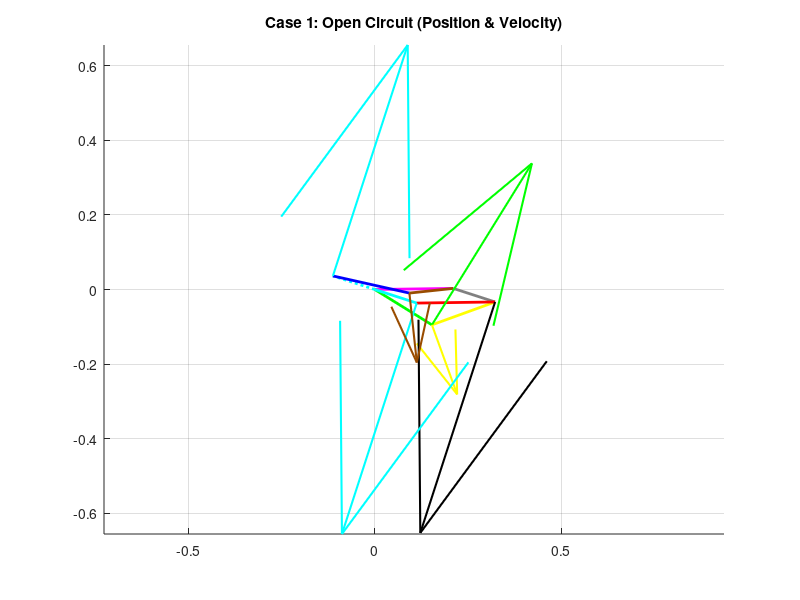
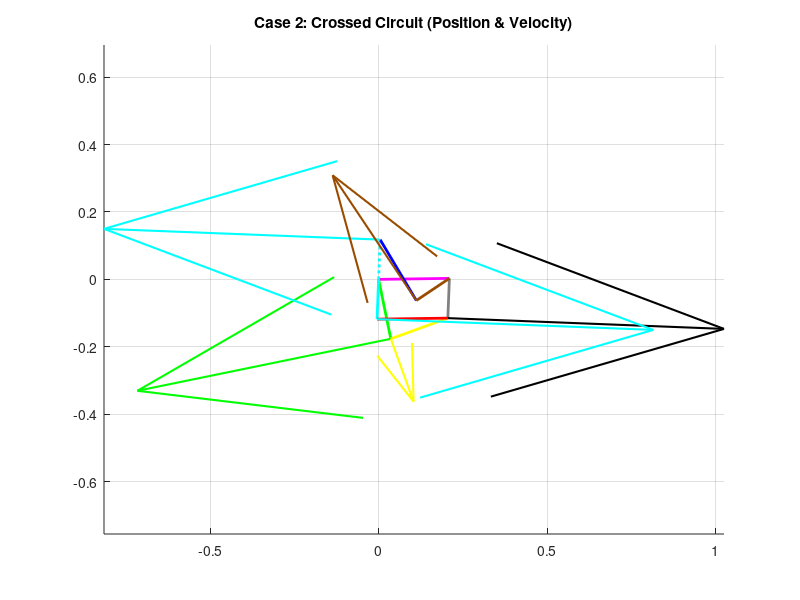

These charts were generated, in order, by the following MATLAB code:
clear all
close all
clc

% ==========================================
% SECTION 1: PARAMETERS & INPUT
% ==========================================
L1 = 0.210; % Ground (Pink)
L2_Loop1 = 0.180; % Green
L3_Loop1 = 0.180; % Yellow
L4_Shared = 0.118; % Grey

L2_Loop2 = 0.118; % Cyan
L3_Loop2 = 0.210; % Red

L2_Loop3 = 0.118; % Cyan (Extended)
L3_Loop3 = 0.210; % Blue
L4_Loop3 = 0.118; % Brown

d = L1;
offset_deg = 0.81;
offset = deg2rad(offset_deg);

q3d_global = 19.94; 
q3 = deg2rad(q3d_global) - offset;

w_Yellow = -2.2; % Input Angular Velocity

% ==========================================
% SECTION 2: POSITION ANALYSIS
% ==========================================

% --- LOOP 1: Green-Yellow-Grey (O2-O4) ---
a = L2_Loop1; b = L3_Loop1; c = L4_Shared;
K1=d/b; K2=d/c; K3=(b^2-a^2+c^2+d^2)/(2*b*c); K4=d/a; K5=(c^2-d^2-b^2-a^2)/(2*b*a);
A=cos(q3)-K1-K2*cos(q3)+K3; B=-2*sin(q3); C=K1-(K2+1)*cos(q3)+K3;
D=cos(q3)-K1+K4*cos(q3)+K5; E=-2*sin(q3); F=K1+(K4-1)*cos(q3)+K5;

q4_L1_open = 2*atan((-B - sqrt(B^2 - 4*A*C))/(2*A));
q2_L1_open = 2*atan((-E - sqrt(E^2 - 4*D*F))/(2*D));
q4_L1_cross = 2*atan((-B + sqrt(B^2 - 4*A*C))/(2*A));
q2_L1_cross = 2*atan((-E + sqrt(E^2 - 4*D*F))/(2*D));

% --- LOOP 2: Cyan-Red-Grey (Cyan at O2, Grey at O4) ---
a = L2_Loop2; b = L3_Loop2; c = L4_Shared;
K1_L2=d/c; K2_L2=d/a; K3_L2=(c^2-b^2+a^2+d^2)/(2*c*a); K4_L2=d/b; K5_L2=(a^2-d^2-c^2-b^2)/(2*c*b);

% Case 1 (Open)
q_in_1 = q4_L1_open;
A2_1=cos(q_in_1)-K1_L2-K2_L2*cos(q_in_1)+K3_L2; B2_1=-2*sin(q_in_1); C2_1=K1_L2-(K2_L2+1)*cos(q_in_1)+K3_L2;
D2_1=cos(q_in_1)-K1_L2+K4_L2*cos(q_in_1)+K5_L2; E2_1=-2*sin(q_in_1); F2_1=K1_L2+(K4_L2-1)*cos(q_in_1)+K5_L2;
q2_Cyan_1 = 2*atan((-B2_1 + sqrt(B2_1^2 - 4*A2_1*C2_1))/(2*A2_1)); 
q3_Red_1 = 2*atan((-E2_1 + sqrt(E2_1^2 - 4*D2_1*F2_1))/(2*D2_1));

% Case 2 (Crossed)
q_in_2 = q4_L1_cross;
A2_2=cos(q_in_2)-K1_L2-K2_L2*cos(q_in_2)+K3_L2; B2_2=-2*sin(q_in_2); C2_2=K1_L2-(K2_L2+1)*cos(q_in_2)+K3_L2;
D2_2=cos(q_in_2)-K1_L2+K4_L2*cos(q_in_2)+K5_L2; E2_2=-2*sin(q_in_2); F2_2=K1_L2+(K4_L2-1)*cos(q_in_2)+K5_L2;
q2_Cyan_2 = 2*atan((-B2_2 + sqrt(B2_2^2 - 4*A2_2*C2_2))/(2*A2_2)); 
q3_Red_2 = 2*atan((-E2_2 + sqrt(E2_2^2 - 4*D2_2*F2_2))/(2*D2_2));

% --- LOOP 3: Cyan-Blue-Brown (Cyan at O2, Brown at O4) ---
a = L2_Loop3; b = L3_Loop3; c = L4_Loop3;
K1_L3=d/a; K2_L3=d/c; K3_L3=(a^2-b^2+c^2+d^2)/(2*a*c); K4_L3=d/b; K5_L3=(c^2-d^2-a^2-b^2)/(2*a*b);

% Case 1 (Open)
q_in_3_1 = q2_Cyan_1 + pi;
A3_1=cos(q_in_3_1)-K1_L3-K2_L3*cos(q_in_3_1)+K3_L3; B3_1=-2*sin(q_in_3_1); C3_1=K1_L3-(K2_L3+1)*cos(q_in_3_1)+K3_L3;
D3_1=cos(q_in_3_1)-K1_L3+K4_L3*cos(q_in_3_1)+K5_L3; E3_1=-2*sin(q_in_3_1); F3_1=K1_L3+(K4_L3-1)*cos(q_in_3_1)+K5_L3;
q4_Brown_1 = 2*atan((-B3_1 + sqrt(B3_1^2 - 4*A3_1*C3_1))/(2*A3_1));
q3_Blue_1 = 2*atan((-E3_1 + sqrt(E3_1^2 - 4*D3_1*F3_1))/(2*D3_1));

% Case 2 (Crossed)
q_in_3_2 = q2_Cyan_2 + pi;
A3_2=cos(q_in_3_2)-K1_L3-K2_L3*cos(q_in_3_2)+K3_L3; B3_2=-2*sin(q_in_3_2); C3_2=K1_L3-(K2_L3+1)*cos(q_in_3_2)+K3_L3;
D3_2=cos(q_in_3_2)-K1_L3+K4_L3*cos(q_in_3_2)+K5_L3; E3_2=-2*sin(q_in_3_2); F3_2=K1_L3+(K4_L3-1)*cos(q_in_3_2)+K5_L3;
q4_Brown_2 = 2*atan((-B3_2 + sqrt(B3_2^2 - 4*A3_2*C3_2))/(2*A3_2));
q3_Blue_2 = 2*atan((-E3_2 + sqrt(E3_2^2 - 4*D3_2*F3_2))/(2*D3_2));

% --- DISPLAY ANGLES ---
disp('======================================');
disp('       POSITION RESULTS (Degrees)');
disp('======================================');
disp('--- CASE 1 (OPEN) ---');
disp(['  Green:  ', num2str(rad2deg(q2_L1_open)+offset_deg)]);
disp(['  Yellow: ', num2str(q3d_global)]);
disp(['  Grey:   ', num2str(rad2deg(q4_L1_open)+offset_deg)]);
disp(['  Cyan:   ', num2str(rad2deg(q2_Cyan_1)+offset_deg)]);
disp(['  Red:    ', num2str(rad2deg(q3_Red_1)+offset_deg)]);
disp(['  Blue:   ', num2str(rad2deg(q3_Blue_1)+offset_deg)]);
disp(['  Brown:  ', num2str(rad2deg(q4_Brown_1)+offset_deg)]);
disp(' ');
disp('--- CASE 2 (CROSSED) ---');
disp(['  Green:  ', num2str(rad2deg(q2_L1_cross)+offset_deg)]);
disp(['  Yellow: ', num2str(q3d_global)]);
disp(['  Grey:   ', num2str(rad2deg(q4_L1_cross)+offset_deg)]);
disp(['  Cyan:   ', num2str(rad2deg(q2_Cyan_2)+offset_deg)]);
disp(['  Red:    ', num2str(rad2deg(q3_Red_2)+offset_deg)]);
disp(['  Blue:   ', num2str(rad2deg(q3_Blue_2)+offset_deg)]);
disp(['  Brown:  ', num2str(rad2deg(q4_Brown_2)+offset_deg)]);
disp(' ');

% ==========================================
% SECTION 3: VELOCITY ANALYSIS
% ==========================================
% w_Yellow = -2.2

% --- Loop 1 ---
a=L2_Loop1; b=L3_Loop1; c=L4_Shared;
% Case 1
w_Grey_1 = (b * w_Yellow * sin(q3 - q2_L1_open)) / (c * sin(q4_L1_open - q2_L1_open));
w_Green_1 = (b * w_Yellow * sin(q4_L1_open - q3)) / (a * sin(q4_L1_open - q2_L1_open));
% Case 2
w_Grey_2 = (b * w_Yellow * sin(q3 - q2_L1_cross)) / (c * sin(q4_L1_cross - q2_L1_cross));
w_Green_2 = (b * w_Yellow * sin(q4_L1_cross - q3)) / (a * sin(q4_L1_cross - q2_L1_cross));

% --- Loop 2 ---
a=L2_Loop2; b=L3_Loop2; c=L4_Shared;
% Case 1
w_Cyan_1 = (c * w_Grey_1 * sin(q4_L1_open - q3_Red_1)) / (a * sin(q2_Cyan_1 - q3_Red_1));
w_Red_1 = (c * w_Grey_1 * sin(q4_L1_open - q2_Cyan_1)) / (b * sin(q3_Red_1 - q2_Cyan_1));
% Case 2
w_Cyan_2 = (c * w_Grey_2 * sin(q4_L1_cross - q3_Red_2)) / (a * sin(q2_Cyan_2 - q3_Red_2));
w_Red_2 = (c * w_Grey_2 * sin(q4_L1_cross - q2_Cyan_2)) / (b * sin(q3_Red_2 - q2_Cyan_2));

% --- Loop 3 ---
a=L2_Loop3; b=L3_Loop3; c=L4_Loop3;
% Case 1
w_Brown_1 = (a * w_Cyan_1 * sin(q_in_3_1 - q3_Blue_1)) / (c * sin(q4_Brown_1 - q3_Blue_1));
w_Blue_1 = (a * w_Cyan_1 * sin(q4_Brown_1 - q_in_3_1)) / (b * sin(q4_Brown_1 - q3_Blue_1));
% Case 2
w_Brown_2 = (a * w_Cyan_2 * sin(q_in_3_2 - q3_Blue_2)) / (c * sin(q4_Brown_2 - q3_Blue_2));
w_Blue_2 = (a * w_Cyan_2 * sin(q4_Brown_2 - q_in_3_2)) / (b * sin(q4_Brown_2 - q3_Blue_2));

% --- DISPLAY VELOCITIES ---
disp('======================================');
disp('       VELOCITY RESULTS (rad/s)');
disp('======================================');
disp('--- CASE 1 (OPEN) ---');
disp(['  w_Green: ', num2str(w_Green_1)]);
disp(['  w_Yellow (Input): ', num2str(w_Yellow)]);
disp(['  w_Grey:  ', num2str(w_Grey_1)]);
disp(['  w_Cyan:  ', num2str(w_Cyan_1)]);
disp(['  w_Red:   ', num2str(w_Red_1)]);
disp(['  w_Blue:  ', num2str(w_Blue_1)]);
disp(['  w_Brown: ', num2str(w_Brown_1)]);
disp(' ');
disp('--- CASE 2 (CROSSED) ---');
disp(['  w_Green: ', num2str(w_Green_2)]);
disp(['  w_Yellow (Input): ', num2str(w_Yellow)]);
disp(['  w_Grey:  ', num2str(w_Grey_2)]);
disp(['  w_Cyan:  ', num2str(w_Cyan_2)]);
disp(['  w_Red:   ', num2str(w_Red_2)]);
disp(['  w_Blue:  ', num2str(w_Blue_2)]);
disp(['  w_Brown: ', num2str(w_Brown_2)]);

% ==========================================
% SECTION 4: VECTORS & PLOTTING
% ==========================================
Scale = 0.5;
RO4O2 = L1*exp(1i*offset);
RO4O2x = real(RO4O2); RO4O2y = imag(RO4O2);

% --- CASE 1 (OPEN) ---
figure(1)
hold on; title('Case 1: Open Circuit (Position & Velocity)');

% 1. Create Position Vectors (Relative to their Pivot)
% Green at O2 (0,0)
R_Green = L2_Loop1*exp(1i*(q2_L1_open+offset)); 
% Yellow at Green Tip
R_Yellow = L3_Loop1*exp(1i*(q3+offset)); 
% Grey at O4 (RO4O2)
R_Grey = L4_Shared*exp(1i*(q4_L1_open+offset)); 

% Cyan at O2 (0,0) <-- CORRECTED: Fixed at O2
R_Cyan = L2_Loop2*exp(1i*(q2_Cyan_1+offset)); 
% Red at Cyan Tip
R_Red = L3_Loop2*exp(1i*(q3_Red_1+offset)); 

% Cyan Up at O2 (0,0) <-- CORRECTED
R_Cyan_Up = L2_Loop3*exp(1i*(q_in_3_1+offset)); 
% Blue at Cyan Up Tip
R_Blue = L3_Loop3*exp(1i*(q3_Blue_1+offset)); 
% Brown at O4 (RO4O2)
R_Brown = L4_Loop3*exp(1i*(q4_Brown_1+offset)); 

% 2. Plot Mechanism (Position)
plot([0 RO4O2x], [0 RO4O2y], 'm-', 'LineWidth', 2); % Ground (Pink)

% Loop 1
plot([0 real(R_Green)], [0 imag(R_Green)], 'g-', 'LineWidth', 2); % Green
plot([real(R_Green) real(R_Grey)+RO4O2x], [imag(R_Green) imag(R_Grey)+RO4O2y], 'y-', 'LineWidth', 2); % Yellow
plot([RO4O2x real(R_Grey)+RO4O2x], [RO4O2y imag(R_Grey)+RO4O2y], 'Color', [0.5 0.5 0.5], 'LineWidth', 2); % Grey

% Loop 2
plot([0 real(R_Cyan)], [0 imag(R_Cyan)], 'c-', 'LineWidth', 2); % Cyan (Starts at 0,0)
plot([real(R_Cyan) real(R_Grey)+RO4O2x], [imag(R_Cyan) imag(R_Grey)+RO4O2y], 'r-', 'LineWidth', 2); % Red

% Loop 3
plot([0 real(R_Cyan_Up)], [0 imag(R_Cyan_Up)], 'c:', 'LineWidth', 2); % Cyan Up (Starts at 0,0)
plot([real(R_Cyan_Up) real(R_Brown)+RO4O2x], [imag(R_Cyan_Up) imag(R_Brown)+RO4O2y], 'b-', 'LineWidth', 2); % Blue
plot([RO4O2x real(R_Brown)+RO4O2x], [RO4O2y imag(R_Brown)+RO4O2y], 'Color', [0.6 0.3 0], 'LineWidth', 2); % Brown

% 3. Calculate Velocities (V = 1i * R * w)
V_Green = 1i * R_Green * w_Green_1;
V_Yellow_Rel = 1i * R_Yellow * w_Yellow;
V_Grey = 1i * R_Grey * w_Grey_1;
V_Cyan = 1i * R_Cyan * w_Cyan_1;
V_Cyan_Up = 1i * R_Cyan_Up * w_Cyan_1;
V_Brown = 1i * R_Brown * w_Brown_1;

% 4. Plot Velocities
quiver(real(R_Green), imag(R_Green), real(V_Green)*Scale, imag(V_Green)*Scale, 0, 'Color', 'g', 'LineWidth', 1.5, 'MaxHeadSize', 0.5);
quiver(real(R_Green), imag(R_Green), real(V_Yellow_Rel)*Scale, imag(V_Yellow_Rel)*Scale, 0, 'Color', 'y', 'LineWidth', 1.5, 'MaxHeadSize', 0.5);
quiver(real(R_Grey)+RO4O2x, imag(R_Grey)+RO4O2y, real(V_Grey)*Scale, imag(V_Grey)*Scale, 0, 'k', 'LineWidth', 1.5, 'MaxHeadSize', 0.5);
% Cyan at 0,0
quiver(real(R_Cyan), imag(R_Cyan), real(V_Cyan)*Scale, imag(V_Cyan)*Scale, 0, 'c', 'LineWidth', 1.5, 'MaxHeadSize', 0.5);
% Cyan Up at 0,0
quiver(real(R_Cyan_Up), imag(R_Cyan_Up), real(V_Cyan_Up)*Scale, imag(V_Cyan_Up)*Scale, 0, 'c', 'LineWidth', 1.5, 'MaxHeadSize', 0.5);
quiver(real(R_Brown)+RO4O2x, imag(R_Brown)+RO4O2y, real(V_Brown)*Scale, imag(V_Brown)*Scale, 0, 'Color', [0.6 0.3 0], 'LineWidth', 1.5, 'MaxHeadSize', 0.5);

axis equal; grid on;

% --- CASE 2 (CROSSED) ---
figure(2)
hold on; title('Case 2: Crossed Circuit (Position & Velocity)');

% 1. Create Vectors
R_Green_2 = L2_Loop1*exp(1i*(q2_L1_cross+offset));
R_Yellow_2 = L3_Loop1*exp(1i*(q3+offset));
R_Grey_2 = L4_Shared*exp(1i*(q4_L1_cross+offset));
R_Cyan_2 = L2_Loop2*exp(1i*(q2_Cyan_2+offset)); % At O2
R_Red_2 = L3_Loop2*exp(1i*(q3_Red_2+offset));
R_Cyan_Up_2 = L2_Loop3*exp(1i*(q_in_3_2+offset)); % At O2
R_Blue_2 = L3_Loop3*exp(1i*(q3_Blue_2+offset));
R_Brown_2 = L4_Loop3*exp(1i*(q4_Brown_2+offset));

% 2. Plot Position
plot([0 RO4O2x], [0 RO4O2y], 'm-', 'LineWidth', 2);
plot([0 real(R_Green_2)], [0 imag(R_Green_2)], 'g-', 'LineWidth', 2);
plot([real(R_Green_2) real(R_Grey_2)+RO4O2x], [imag(R_Green_2) imag(R_Grey_2)+RO4O2y], 'y-', 'LineWidth', 2);
plot([RO4O2x real(R_Grey_2)+RO4O2x], [RO4O2y imag(R_Grey_2)+RO4O2y], 'Color', [0.5 0.5 0.5], 'LineWidth', 2);
% Cyan at 0,0
plot([0 real(R_Cyan_2)], [0 imag(R_Cyan_2)], 'c-', 'LineWidth', 2);
plot([real(R_Cyan_2) real(R_Grey_2)+RO4O2x], [imag(R_Cyan_2) imag(R_Grey_2)+RO4O2y], 'r-', 'LineWidth', 2);
% Cyan Up at 0,0
plot([0 real(R_Cyan_Up_2)], [0 imag(R_Cyan_Up_2)], 'c:', 'LineWidth', 2);
plot([real(R_Cyan_Up_2) real(R_Brown_2)+RO4O2x], [imag(R_Cyan_Up_2) imag(R_Brown_2)+RO4O2y], 'b-', 'LineWidth', 2);
plot([RO4O2x real(R_Brown_2)+RO4O2x], [RO4O2y imag(R_Brown_2)+RO4O2y], 'Color', [0.6 0.3 0], 'LineWidth', 2);

% 3. Calculate Velocities
V_Green_2 = 1i * R_Green_2 * w_Green_2;
V_Yellow_Rel_2 = 1i * R_Yellow_2 * w_Yellow;
V_Grey_2 = 1i * R_Grey_2 * w_Grey_2;
V_Cyan_2 = 1i * R_Cyan_2 * w_Cyan_2;
V_Cyan_Up_2 = 1i * R_Cyan_Up_2 * w_Cyan_2;
V_Brown_2 = 1i * R_Brown_2 * w_Brown_2;

% 4. Plot Velocities
quiver(real(R_Green_2), imag(R_Green_2), real(V_Green_2)*Scale, imag(V_Green_2)*Scale, 0, 'g', 'LineWidth', 1.5, 'MaxHeadSize', 0.5);
quiver(real(R_Green_2), imag(R_Green_2), real(V_Yellow_Rel_2)*Scale, imag(V_Yellow_Rel_2)*Scale, 0, 'y', 'LineWidth', 1.5, 'MaxHeadSize', 0.5);
quiver(real(R_Grey_2)+RO4O2x, imag(R_Grey_2)+RO4O2y, real(V_Grey_2)*Scale, imag(V_Grey_2)*Scale, 0, 'k', 'LineWidth', 1.5, 'MaxHeadSize', 0.5);
quiver(real(R_Cyan_2), imag(R_Cyan_2), real(V_Cyan_2)*Scale, imag(V_Cyan_2)*Scale, 0, 'c', 'LineWidth', 1.5, 'MaxHeadSize', 0.5);
quiver(real(R_Cyan_Up_2), imag(R_Cyan_Up_2), real(V_Cyan_Up_2)*Scale, imag(V_Cyan_Up_2)*Scale, 0, 'c', 'LineWidth', 1.5, 'MaxHeadSize', 0.5);
quiver(real(R_Brown_2)+RO4O2x, imag(R_Brown_2)+RO4O2y, real(V_Brown_2)*Scale, imag(V_Brown_2)*Scale, 0, 'Color', [0.6 0.3 0], 'LineWidth', 1.5, 'MaxHeadSize', 0.5);

axis equal; grid on;
